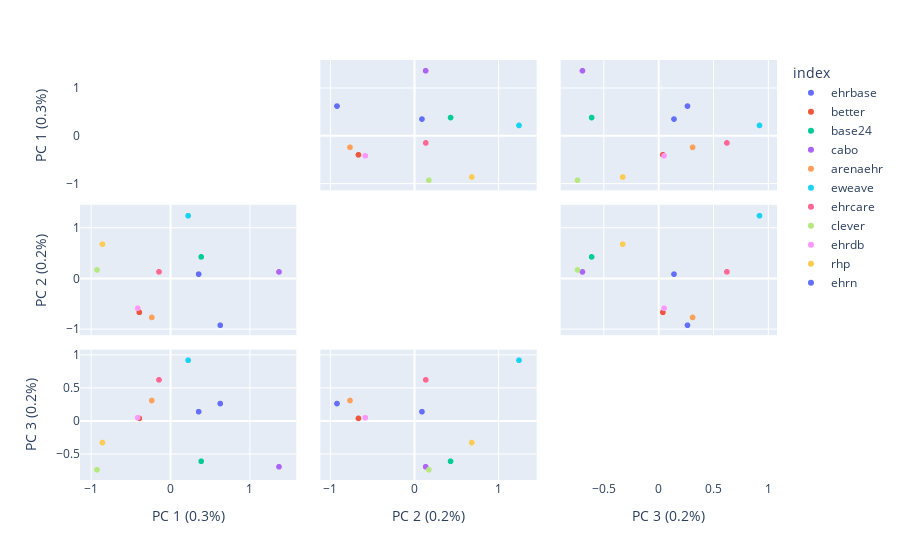

Notebook cell for this chart:
### Code cell
import plotly.express as px
from sklearn.decomposition import PCA

labels = {
    str(i): f"PC {i+1} ({var:.1f}%)"
    for i, var in enumerate(mca.explained_inertia_ * 100)
}

fig = px.scatter_matrix(
    df_mca,
    labels=labels,
    dimensions=range(3),
    color=df_mca.index
)
fig.update_traces(diagonal_visible=False)
fig.show()
fig.write_image('DimensionsReductionSurvey2023_orig-4diagram_2dplots_1000dpi.pdf',scale=2)
fig.write_image('DimensionsReductionSurvey2023_orig-4diagram_2dplots_1000dpi.jpeg',scale=8)

### Figure 1 — Plotly figure (JSON) as saved in the notebook; plotly's stock layout.template omitted (floating-point values rounded to 4 significant figures)
{"data": [{"diagonal": {"visible": false}, "dimensions": [{"axis": {"matches": true}, "label": "PC 1 (0.3%)", "values": [0.629]}, {"axis": {"matches": true}, "label": "PC 2 (0.2%)", "values": [-0.9175]}, {"axis": {"matches": true}, "label": "PC 3 (0.2%)", "values": [0.2663]}], "hovertemplate": "index=ehrbase<br>%{xaxis.title.text}=%{x}<br>%{yaxis.title.text}=%{y}<extra></extra>", "legendgroup": "ehrbase", "marker": {"color": "#636efa", "symbol": "circle"}, "name": "ehrbase", "showlegend": true, "type": "splom"}, {"diagonal": {"visible": false}, "dimensions": [{"axis": {"matches": true}, "label": "PC 1 (0.3%)", "values": [-0.3926]}, {"axis": {"matches": true}, "label": "PC 2 (0.2%)", "values": [-0.6617]}, {"axis": {"matches": true}, "label": "PC 3 (0.2%)", "values": [0.04155]}], "hovertemplate": "index=better<br>%{xaxis.title.text}=%{x}<br>%{yaxis.title.text}=%{y}<extra></extra>", "legendgroup": "better", "marker": {"color": "#EF553B", "symbol": "circle"}, "name": "better", "showlegend": true, "type": "splom"}, {"diagonal": {"visible": false}, "dimensions": [{"axis": {"matches": true}, "label": "PC 1 (0.3%)", "values": [0.3885]}, {"axis": {"matches": true}, "label": "PC 2 (0.2%)", "values": [0.4353]}, {"axis": {"matches": true}, "label": "PC 3 (0.2%)", "values": [-0.6092]}], "hovertemplate": "index=base24<br>%{xaxis.title.text}=%{x}<br>%{yaxis.title.text}=%{y}<extra></extra>", "legendgroup": "base24", "marker": {"color": "#00cc96", "symbol": "circle"}, "name": "base24", "showlegend": true, "type": "splom"}, {"diagonal": {"visible": false}, "dimensions": [{"axis": {"matches": true}, "label": "PC 1 (0.3%)", "values": [1.37]}, {"axis": {"matches": true}, "label": "PC 2 (0.2%)", "values": [0.1384]}, {"axis": {"matches": true}, "label": "PC 3 (0.2%)", "values": [-0.6929]}], "hovertemplate": "index=cabo<br>%{xaxis.title.text}=%{x}<br>%{yaxis.title.text}=%{y}<extra></extra>", "legendgroup": "cabo", "marker": {"color": "#ab63fa", "symbol": "circle"}, "name": "cabo", "showlegend": true, "type": "splom"}, {"diagonal": {"visible": false}, "dimensions": [{"axis": {"matches": true}, "label": "PC 1 (0.3%)", "values": [-0.2352]}, {"axis": {"matches": true}, "label": "PC 2 (0.2%)", "values": [-0.7629]}, {"axis": {"matches": true}, "label": "PC 3 (0.2%)", "values": [0.3129]}], "hovertemplate": "index=arenaehr<br>%{xaxis.title.text}=%{x}<br>%{yaxis.title.text}=%{y}<extra></extra>", "legendgroup": "arenaehr", "marker": {"color": "#FFA15A", "symbol": "circle"}, "name": "arenaehr", "showlegend": true, "type": "splom"}, {"diagonal": {"visible": false}, "dimensions": [{"axis": {"matches": true}, "label": "PC 1 (0.3%)", "values": [0.2235]}, {"axis": {"matches": true}, "label": "PC 2 (0.2%)", "values": [1.25]}, {"axis": {"matches": true}, "label": "PC 3 (0.2%)", "values": [0.9236]}], "hovertemplate": "index=eweave<br>%{xaxis.title.text}=%{x}<br>%{yaxis.title.text}=%{y}<extra></extra>", "legendgroup": "eweave", "marker": {"color": "#19d3f3", "symbol": "circle"}, "name": "eweave", "showlegend": true, "type": "splom"}, {"diagonal": {"visible": false}, "dimensions": [{"axis": {"matches": true}, "label": "PC 1 (0.3%)", "values": [-0.1437]}, {"axis": {"matches": true}, "label": "PC 2 (0.2%)", "values": [0.14]}, {"axis": {"matches": true}, "label": "PC 3 (0.2%)", "values": [0.6262]}], "hovertemplate": "index=ehrcare<br>%{xaxis.title.text}=%{x}<br>%{yaxis.title.text}=%{y}<extra></extra>", "legendgroup": "ehrcare", "marker": {"color": "#FF6692", "symbol": "circle"}, "name": "ehrcare", "showlegend": true, "type": "splom"}, {"diagonal": {"visible": false}, "dimensions": [{"axis": {"matches": true}, "label": "PC 1 (0.3%)", "values": [-0.9262]}, {"axis": {"matches": true}, "label": "PC 2 (0.2%)", "values": [0.1769]}, {"axis": {"matches": true}, "label": "PC 3 (0.2%)", "values": [-0.738]}], "hovertemplate": "index=clever<br>%{xaxis.title.text}=%{x}<br>%{yaxis.title.text}=%{y}<extra></extra>", "legendgroup": "clever", "marker": {"color": "#B6E880", "symbol": "circle"}, "name": "clever", "showlegend": true, "type": "splom"}, {"diagonal": {"visible": false}, "dimensions": [{"axis": {"matches": true}, "label": "PC 1 (0.3%)", "values": [-0.4124]}, {"axis": {"matches": true}, "label": "PC 2 (0.2%)", "values": [-0.5812]}, {"axis": {"matches": true}, "label": "PC 3 (0.2%)", "values": [0.05205]}], "hovertemplate": "index=ehrdb<br>%{xaxis.title.text}=%{x}<br>%{yaxis.title.text}=%{y}<extra></extra>", "legendgroup": "ehrdb", "marker": {"color": "#FF97FF", "symbol": "circle"}, "name": "ehrdb", "showlegend": true, "type": "splom"}, {"diagonal": {"visible": false}, "dimensions": [{"axis": {"matches": true}, "label": "PC 1 (0.3%)", "values": [-0.8579]}, {"axis": {"matches": true}, "label": "PC 2 (0.2%)", "values": [0.6876]}, {"axis": {"matches": true}, "label": "PC 3 (0.2%)", "values": [-0.3254]}], "hovertemplate": "index=rhp<br>%{xaxis.title.text}=%{x}<br>%{yaxis.title.text}=%{y}<extra></extra>", "legendgroup": "rhp", "marker": {"color": "#FECB52", "symbol": "circle"}, "name": "rhp", "showlegend": true, "type": "splom"}, {"diagonal": {"visible": false}, "dimensions": [{"axis": {"matches": true}, "label": "PC 1 (0.3%)", "values": [0.3566]}, {"axis": {"matches": true}, "label": "PC 2 (0.2%)", "values": [0.09467]}, {"axis": {"matches": true}, "label": "PC 3 (0.2%)", "values": [0.1429]}], "hovertemplate": "index=ehrn<br>%{xaxis.title.text}=%{x}<br>%{yaxis.title.text}=%{y}<extra></extra>", "legendgroup": "ehrn", "marker": {"color": "#636efa", "symbol": "circle"}, "name": "ehrn", "showlegend": true, "type": "splom"}], "layout": {"dragmode": "select", "legend": {"title": {"text": "index"}, "tracegroupgap": 0}, "margin": {"t": 60}}}
